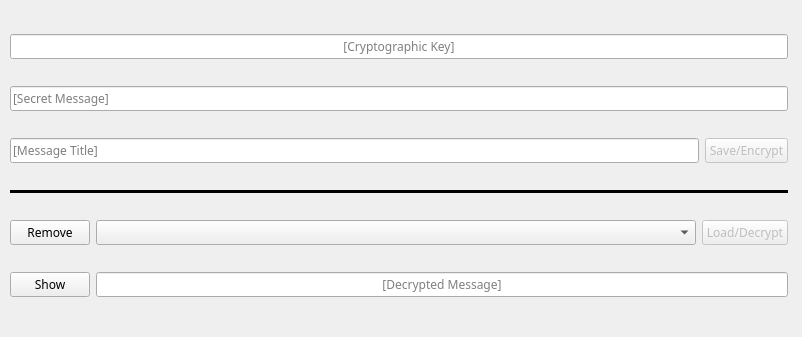
<?xml version="1.0" encoding="UTF-8"?>
<ui version="4.0">
 <class>MainWindow</class>
 <widget class="QDialog" name="MainWindow">
  <property name="geometry">
   <rect>
    <x>0</x>
    <y>0</y>
    <width>802</width>
    <height>337</height>
   </rect>
  </property>
  <property name="contextMenuPolicy">
   <enum>Qt::DefaultContextMenu</enum>
  </property>
  <property name="windowTitle">
   <string>Text Encrypter</string>
  </property>
  <widget class="QWidget" name="verticalLayoutWidget_2">
   <property name="geometry">
    <rect>
     <x>10</x>
     <y>13</y>
     <width>778</width>
     <height>311</height>
    </rect>
   </property>
   <property name="font">
    <font>
     <family>Courier 10 Pitch</family>
     <weight>50</weight>
     <italic>false</italic>
     <bold>false</bold>
    </font>
   </property>
   <layout class="QVBoxLayout" name="MainLayout">
    <item>
     <widget class="QLineEdit" name="fieldKey">
      <property name="font">
       <font>
        <family>Courier 10 Pitch</family>
        <weight>50</weight>
        <italic>false</italic>
        <bold>false</bold>
       </font>
      </property>
      <property name="statusTip">
       <string/>
      </property>
      <property name="inputMask">
       <string/>
      </property>
      <property name="frame">
       <bool>true</bool>
      </property>
      <property name="echoMode">
       <enum>QLineEdit::Password</enum>
      </property>
      <property name="alignment">
       <set>Qt::AlignCenter</set>
      </property>
      <property name="placeholderText">
       <string>[Cryptographic Key]</string>
      </property>
     </widget>
    </item>
    <item>
     <layout class="QHBoxLayout" name="TextGroup">
      <item>
       <widget class="QLineEdit" name="fieldIn">
        <property name="font">
         <font>
          <family>Courier 10 Pitch</family>
          <weight>50</weight>
          <italic>false</italic>
          <bold>false</bold>
         </font>
        </property>
        <property name="placeholderText">
         <string>[Secret Message]</string>
        </property>
       </widget>
      </item>
     </layout>
    </item>
    <item>
     <layout class="QHBoxLayout" name="TitleGroup">
      <property name="sizeConstraint">
       <enum>QLayout::SetDefaultConstraint</enum>
      </property>
      <item>
       <widget class="QLineEdit" name="fieldTitle">
        <property name="sizePolicy">
         <sizepolicy hsizetype="Expanding" vsizetype="Fixed">
          <horstretch>0</horstretch>
          <verstretch>0</verstretch>
         </sizepolicy>
        </property>
        <property name="minimumSize">
         <size>
          <width>0</width>
          <height>0</height>
         </size>
        </property>
        <property name="maximumSize">
         <size>
          <width>16777215</width>
          <height>16777215</height>
         </size>
        </property>
        <property name="font">
         <font>
          <family>Courier 10 Pitch</family>
          <weight>50</weight>
          <italic>false</italic>
          <bold>false</bold>
         </font>
        </property>
        <property name="inputMethodHints">
         <set>Qt::ImhNone</set>
        </property>
        <property name="placeholderText">
         <string>[Message Title]</string>
        </property>
       </widget>
      </item>
      <item>
       <widget class="QPushButton" name="btnSave">
        <property name="enabled">
         <bool>false</bool>
        </property>
        <property name="sizePolicy">
         <sizepolicy hsizetype="Maximum" vsizetype="Fixed">
          <horstretch>0</horstretch>
          <verstretch>0</verstretch>
         </sizepolicy>
        </property>
        <property name="font">
         <font>
          <family>Courier 10 Pitch</family>
          <weight>50</weight>
          <italic>false</italic>
          <bold>false</bold>
         </font>
        </property>
        <property name="text">
         <string>Save/Encrypt</string>
        </property>
       </widget>
      </item>
     </layout>
    </item>
    <item>
     <widget class="Line" name="line">
      <property name="font">
       <font>
        <family>Courier 10 Pitch</family>
        <weight>50</weight>
        <italic>false</italic>
        <bold>false</bold>
       </font>
      </property>
      <property name="frameShadow">
       <enum>QFrame::Plain</enum>
      </property>
      <property name="lineWidth">
       <number>100</number>
      </property>
      <property name="midLineWidth">
       <number>100</number>
      </property>
      <property name="orientation">
       <enum>Qt::Horizontal</enum>
      </property>
     </widget>
    </item>
    <item>
     <layout class="QHBoxLayout" name="LoadGroup">
      <item>
       <widget class="QPushButton" name="btnClear">
        <property name="font">
         <font>
          <weight>50</weight>
          <italic>false</italic>
          <bold>false</bold>
         </font>
        </property>
        <property name="toolTip">
         <string>Wipe &amp; delete the storage.dat</string>
        </property>
        <property name="text">
         <string>Remove</string>
        </property>
       </widget>
      </item>
      <item>
       <widget class="QComboBox" name="Selection">
        <property name="sizePolicy">
         <sizepolicy hsizetype="MinimumExpanding" vsizetype="Fixed">
          <horstretch>0</horstretch>
          <verstretch>0</verstretch>
         </sizepolicy>
        </property>
        <property name="font">
         <font>
          <family>Courier 10 Pitch</family>
          <weight>50</weight>
          <italic>false</italic>
          <bold>false</bold>
         </font>
        </property>
        <property name="toolTip">
         <string>Select a message to decrypt.</string>
        </property>
        <property name="toolTipDuration">
         <number>-1</number>
        </property>
        <property name="currentText">
         <string/>
        </property>
        <property name="maxVisibleItems">
         <number>10</number>
        </property>
       </widget>
      </item>
      <item>
       <widget class="QPushButton" name="btnLoad">
        <property name="enabled">
         <bool>false</bool>
        </property>
        <property name="font">
         <font>
          <family>Courier 10 Pitch</family>
          <weight>50</weight>
          <italic>false</italic>
          <bold>false</bold>
         </font>
        </property>
        <property name="text">
         <string>Load/Decrypt</string>
        </property>
        <property name="flat">
         <bool>false</bool>
        </property>
       </widget>
      </item>
     </layout>
    </item>
    <item>
     <layout class="QHBoxLayout" name="OutputGroup">
      <item>
       <widget class="QPushButton" name="btnToggle">
        <property name="font">
         <font>
          <weight>50</weight>
          <italic>false</italic>
          <bold>false</bold>
         </font>
        </property>
        <property name="text">
         <string> Show </string>
        </property>
       </widget>
      </item>
      <item>
       <widget class="QLineEdit" name="fieldOut">
        <property name="enabled">
         <bool>true</bool>
        </property>
        <property name="font">
         <font>
          <family>Courier 10 Pitch</family>
          <weight>50</weight>
          <italic>false</italic>
          <bold>false</bold>
         </font>
        </property>
        <property name="focusPolicy">
         <enum>Qt::StrongFocus</enum>
        </property>
        <property name="acceptDrops">
         <bool>true</bool>
        </property>
        <property name="frame">
         <bool>true</bool>
        </property>
        <property name="echoMode">
         <enum>QLineEdit::Password</enum>
        </property>
        <property name="alignment">
         <set>Qt::AlignCenter</set>
        </property>
        <property name="readOnly">
         <bool>false</bool>
        </property>
        <property name="placeholderText">
         <string>[Decrypted Message]</string>
        </property>
       </widget>
      </item>
     </layout>
    </item>
   </layout>
  </widget>
 </widget>
 <tabstops>
  <tabstop>fieldKey</tabstop>
  <tabstop>fieldIn</tabstop>
  <tabstop>fieldTitle</tabstop>
  <tabstop>btnSave</tabstop>
  <tabstop>Selection</tabstop>
  <tabstop>btnLoad</tabstop>
 </tabstops>
 <resources/>
 <connections/>
</ui>
